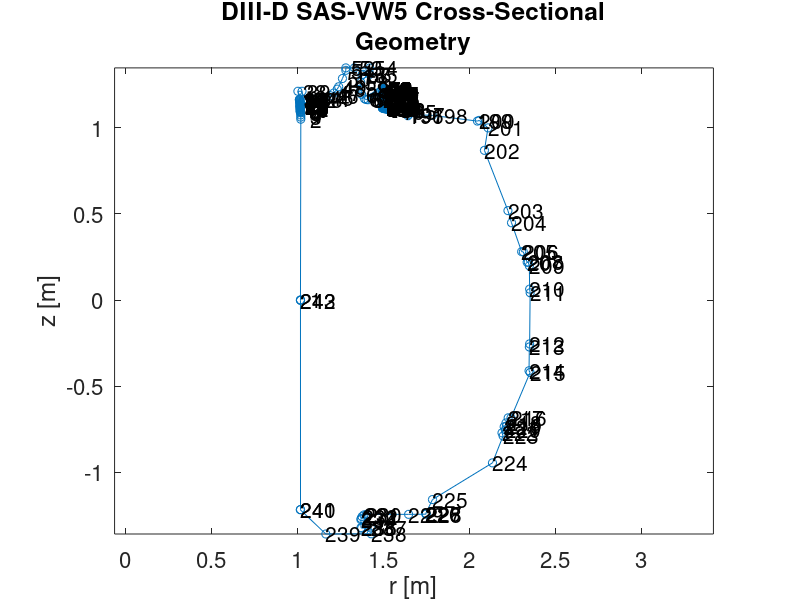

MATLAB code for this plot:
close all
% SAVE ALL SAVED PLOTS FROM THIS SCRIPT TO '../../plots'

% order indices
A = dlmread('gitr_rz.txt');
A = A(1:end-1,:);
stop = length(A);
ind = zeros(stop/2,1);
i = 0;
for j = [1:stop]
    %if rem(j,2) ~= 0
        i=i+1;
        ind(i) = j;
   % end
end
ind(end+1) = stop;

r = A(ind,1);%/1000;
z = A(ind,2);%/1000;

figure(1);
axis equal
plot(r,z);
hold on
scatter(r,z);
a = [1:length(r)]'; b = num2str(a); c = cellstr(b);
dx = 0.001; dy = 0.001; % displacement so the text does not overlay the data points
text(r+dx, z+dy, c, 'fontsize', 15);
title({'DIII-D SAS-VW5 Cross-Sectional','Geometry'});
xlabel('r [m]')
ylabel('z [m]')
axis equal
set(gca,'fontsize',16)